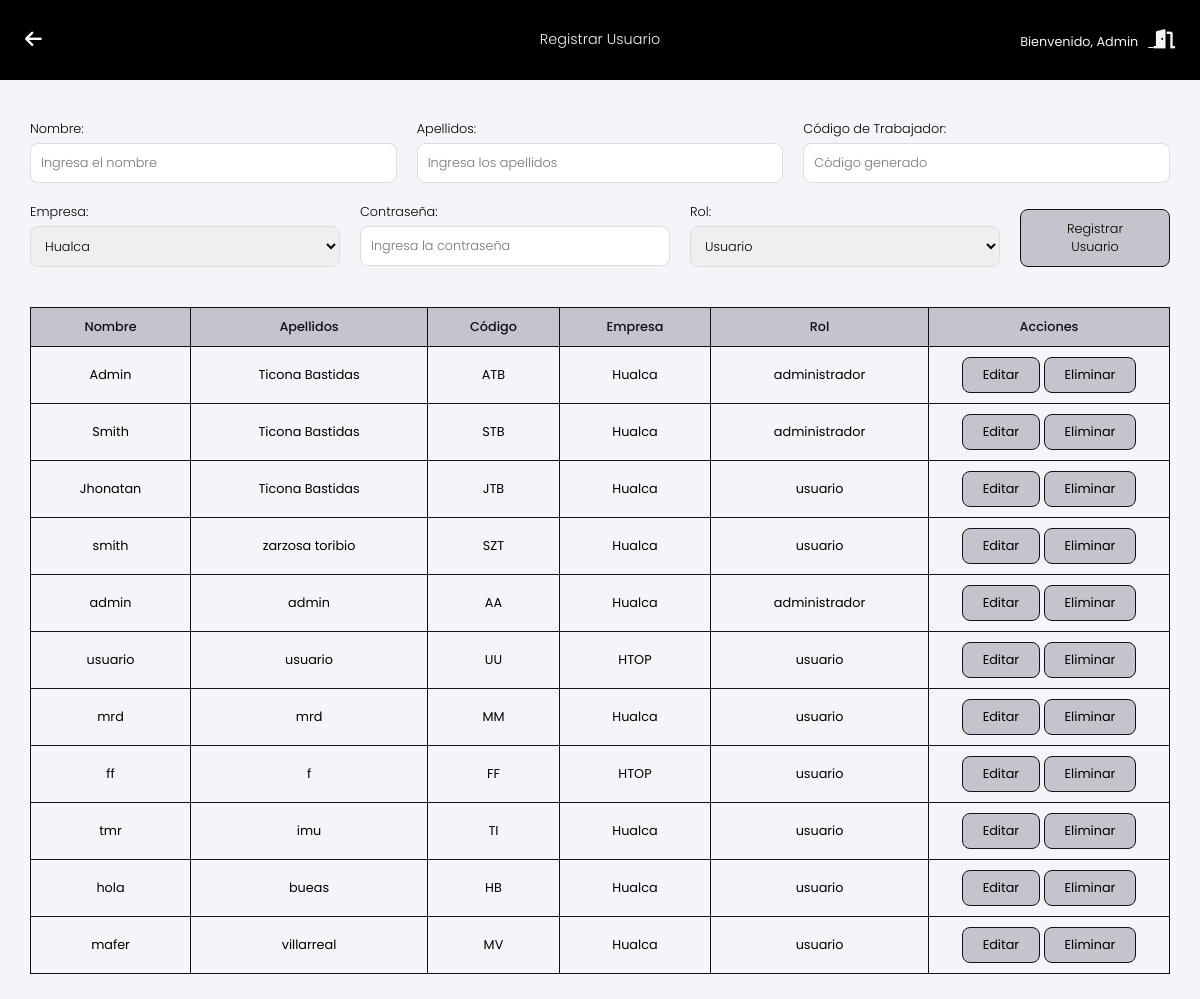
The app's page /registrar_usuario.php (signed in) with its own data.
### tables this page shows
CREATE TABLE `usuarios` (
  `id` int(11) NOT NULL,
  `nombre` varchar(50) NOT NULL,
  `apellido` varchar(50) NOT NULL,
  `codigo` varchar(10) NOT NULL,
  `rol` varchar(50) NOT NULL,
  `empresa` varchar(50) NOT NULL,
  `password` varchar(255) NOT NULL
);

### registrar_usuario.php (the view, shortened to what this page needs)
<?php
$nombreUsuario = $_SESSION['nombre'];
require 'conexion.php';
$result = $conn->query("SELECT * FROM usuarios");
?>
<!DOCTYPE html>
<html lang="es">
<head>
    <link rel="stylesheet" href="https://cdnjs.cloudflare.com/ajax/libs/font-awesome/6.0.0-beta3/css/all.min.css">
    <link href="https://cdnjs.cloudflare.com/ajax/libs/font-awesome/6.0.0/css/all.min.css" rel="stylesheet">
</head>
<body>
    <header>
        <a href="javascript:history.back()" class="logo"><i class="fa-solid fa-arrow-left"></i></a>
        <div class="panel">
            <h3>Registrar Usuario</h3>
        </div>
        <div class="user-info">
            <p>Bienvenido, <?php echo $nombreUsuario; ?><a href="logout.php" class="logout-btn">
                    <i class="fas fa-door-open"></i>
                </a></p>
        </div>
    </header>
    <div class="container">
        <form method="POST">
            <div class="divs">
                <label for="nombre">Nombre:</label>
                <input type="text" id="nombre" name="nombre" value="<?php echo $usuario['nombre'] ?? ''; ?>" oninput="generarCodigoTrabajador()" placeholder="Ingresa el nombre" required>
            </div>
            <div class="divs">
                <label for="apellidos">Apellidos:</label>
                <input type="text" id="apellidos" name="apellidos" value="<?php echo $usuario['apellido'] ?? ''; ?>" oninput="generarCodigoTrabajador()" placeholder="Ingresa los apellidos" required>
            </div>
            <div class="divs">
                <label for="codigo">Código de Trabajador:</label>
                <input type="text" id="codigo" name="codigo" value="<?php echo $usuario['codigo'] ?? ''; ?>" placeholder="Código generado" readonly>
            </div>
            <div class="divs">
                <label for="empresa">Empresa:</label>
                <select name="empresa">
                    <option value="Hualca" <?php echo (isset($usuario) && $usuario['empresa'] == 'Hualca') ? 'selected' : ''; ?>>Hualca</option>
                </select>
            </div>
            <div class="divs">
                <label for="password">Contraseña:</label>
                <input type="password" name="password" placeholder="Ingresa la contraseña" <?php echo isset($usuario) ? '' : 'required'; ?>>
            </div>
            <div class="divs">
                <label for="rol">Rol:</label>
                <select name="rol">
                    <option value="usuario" <?php echo (isset($usuario) && $usuario['rol'] == 'usuario') ? 'selected' : ''; ?>>Usuario</option>
                </select>
            </div>
            <div class="divs_btn">
                <button type="submit" name="registrar" class="btn">
                    <?php echo isset($usuario) ? 'Actualizar Usuario' : 'Registrar Usuario'; ?>
                </button>
            </div>
        </form>
    </div>
    <table class="user-table">
        <thead>
            <tr>
                <th>Nombre</th>
                <th>Apellidos</th>
                <th>Código</th>
                <th>Empresa</th>
                <th>Rol</th>
                <th>Acciones</th>
            </tr>
        </thead>
        <tbody>
            <?php while ($row = $result->fetch_assoc()) : ?>
                <tr>
                    <td><?php echo $row['nombre']; ?></td>
                    <td><?php echo $row['apellido']; ?></td>
                    <td><?php echo $row['codigo']; ?></td>
                    <td><?php echo $row['empresa']; ?></td>
                    <td><?php echo $row['rol']; ?></td>
                    <td class="actions">
                        <a href="?editar=<?php echo $row['id']; ?>">Editar</a>
                        <a href="?eliminar=<?php echo $row['id']; ?>" onclick="return confirm('¿Estás seguro de eliminar este usuario?')">Eliminar</a>
                    </td>
                </tr>
            <?php endwhile; ?>
        </tbody>
    </table>
    <br>
</body>
</html>

### registrar_usuario.php (style rules this page uses)
body { font-family: 'Poppins', sans-serif; background-color: #f4f4f9; margin: 0; padding: 0; }
header { display: flex; justify-content: space-between; align-items: center; background-color: #000; color: #f4f4f9; width: 100%; padding: 15px; box-sizing: border-box; font-size: 0.8rem; font-family: 'Poppins', sans-serif; }
header .logo { width: 400px; color: #fff; font-size: 1.2rem; }
.fa-solid { padding-left: 10px; }
.user-info { text-align: right; width: 400px; }
.user-info p { margin: 5px 0; }
.panel { margin: auto; text-align: center; }
.panel h3 { font-size: 0.9rem; font-weight: 300; }
.logout-btn { color: #f4f4f9; padding: 10px; border: none; font-size: 1.2rem; text-align: center; cursor: pointer; }
.user-table { width: 95%; margin: auto; border-collapse: collapse; font-size: 0.8rem; font-family: 'Poppins', sans-serif; }
.user-table th, .user-table td { padding: 10px 10px; text-align: center; border: 1.2px solid #150e18; }
.user-table th { background-color: #c4c4cc; color: #150e18; font-family: 'Poppins', sans-serif; font-weight: 500; font-size: 0.8rem; padding: 10px; }
.container { width: 95%; margin: auto; padding: 20px 0; box-sizing: border-box; }
.divs { flex: 1 1 300px; display: flex; flex-direction: column; }
form { display: flex; flex-wrap: wrap; gap: 20px; justify-content: space-between; padding: 20px 0; }
.divs label { display: block; margin-bottom: 5px; font-family: 'Poppins', sans-serif; font-weight: 300; font-size: 0.8rem; }
form input, form select, form button { width: 100%; border: 1px solid #ddd; border-radius: 0.5rem; font-size: 16px; padding: 10px; box-sizing: border-box; font-family: 'Poppins', sans-serif; font-weight: 300; outline: none; font-size: 0.8rem; }
.divs_btn { flex: 1 140px; height: auto; display: flex; justify-content: center; align-items: flex-end; }
form button { background-color: #c4c4cc; border: 1px solid #150e18; cursor: pointer; width: auto; padding: 10px 40px; }
.actions a { padding: 8px 20px; text-align: center; cursor: pointer; background-color: #c4c4cc; color: #000; text-decoration: none; border-radius: 0.5rem; font-size: 0.8rem; font-family: 'Poppins', sans-serif; border: 1px solid #150e18; transition: all 0.3s ease-in-out; display: inline-block; transition: transform 0.3s ease-in-out; }
.actions { width: 220px; }

### records on screen
usuarios: nombre "Admin", apellido "Ticona Bastidas", codigo "ATB", empresa "Hualca", rol "administrador"
usuarios: nombre "Smith", apellido "Ticona Bastidas", codigo "STB", empresa "Hualca", rol "administrador"
usuarios: nombre "Jhonatan", apellido "Ticona Bastidas", codigo "JTB", empresa "Hualca", rol "usuario"
usuarios: nombre "smith", apellido "zarzosa toribio", codigo "SZT", empresa "Hualca", rol "usuario"
usuarios: nombre "admin", apellido "admin", codigo "AA", empresa "Hualca", rol "administrador"
usuarios: nombre "usuario", apellido "usuario", codigo "UU", empresa "HTOP", rol "usuario"
usuarios: nombre "mrd", apellido "mrd", codigo "MM", empresa "Hualca", rol "usuario"
usuarios: nombre "ff", apellido "f", codigo "FF", empresa "HTOP", rol "usuario"
usuarios: nombre "tmr", apellido "imu", codigo "TI", empresa "Hualca", rol "usuario"
usuarios: nombre "hola", apellido "bueas", codigo "HB", empresa "Hualca", rol "usuario"
usuarios: nombre "mafer", apellido "villarreal", codigo "MV", empresa "Hualca", rol "usuario"

### other values on screen
$nombreUsuario "Admin"
